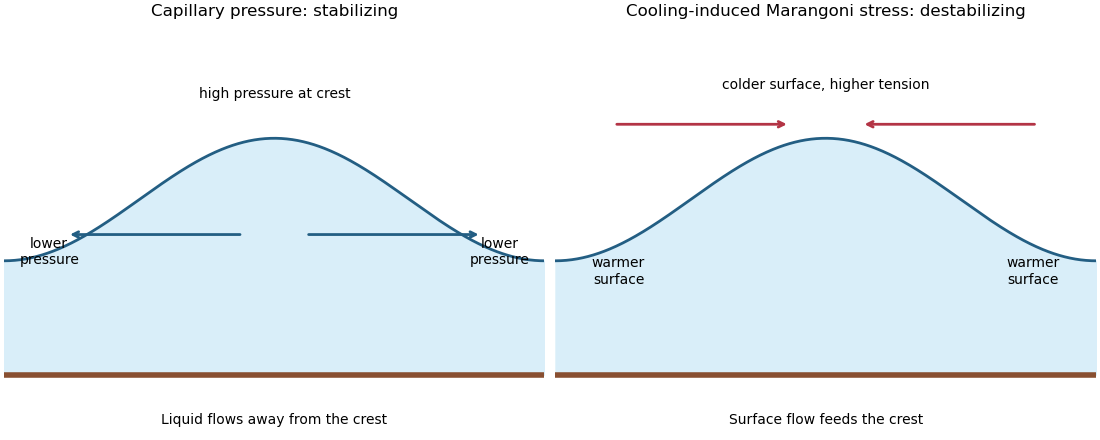

Recreate this plot in Python.
"""Original physical diagrams. Python 3.14 / NumPy 2.3.5 / Matplotlib 3.10.7.
Preserves caller MPLCONFIGDIR; writes its PNG basename to cwd.
"""
import numpy as np
import matplotlib
matplotlib.use('Agg')
import matplotlib.pyplot as plt
fig,axes=plt.subplots(1,2,figsize=(11,4.4),dpi=100,layout='constrained')
x=np.linspace(-3,3,500); h=1+.35*np.cos(np.pi*x/3)
for ax in axes:
    ax.fill_between(x,0,h,color='#d9eef9'); ax.plot(x,h,color='#235e83',lw=2); ax.axhline(0,color='#884f31',lw=4)
    ax.set(xlim=(-3,3),ylim=(-.35,2),xticks=[],yticks=[]); ax.spines[['top','right','left','bottom']].set_visible(False)
axes[0].set_title('Capillary pressure: stabilizing')
axes[0].text(0,1.58,'high pressure at crest',ha='center')
axes[0].text(-2.5,.63,'lower\npressure',ha='center'); axes[0].text(2.5,.63,'lower\npressure',ha='center')
for side in [-1,1]: axes[0].annotate('',xy=(2.3*side,.8),xytext=(.35*side,.8),arrowprops=dict(arrowstyle='->',lw=2,color='#235e83'))
axes[0].text(0,-.28,'Liquid flows away from the crest',ha='center')
axes[1].set_title('Cooling-induced Marangoni stress: destabilizing')
axes[1].text(0,1.63,'colder surface, higher tension',ha='center')
for side in [-1,1]: axes[1].annotate('',xy=(.4*side,1.43),xytext=(2.35*side,1.43),arrowprops=dict(arrowstyle='->',lw=2,color='#b33445'))
axes[1].text(-2.3,.52,'warmer\nsurface',ha='center'); axes[1].text(2.3,.52,'warmer\nsurface',ha='center')
axes[1].text(0,-.28,'Surface flow feeds the crest',ha='center')
fig.savefig('paper-68-film-mechanisms.png',facecolor='white',transparent=False)
